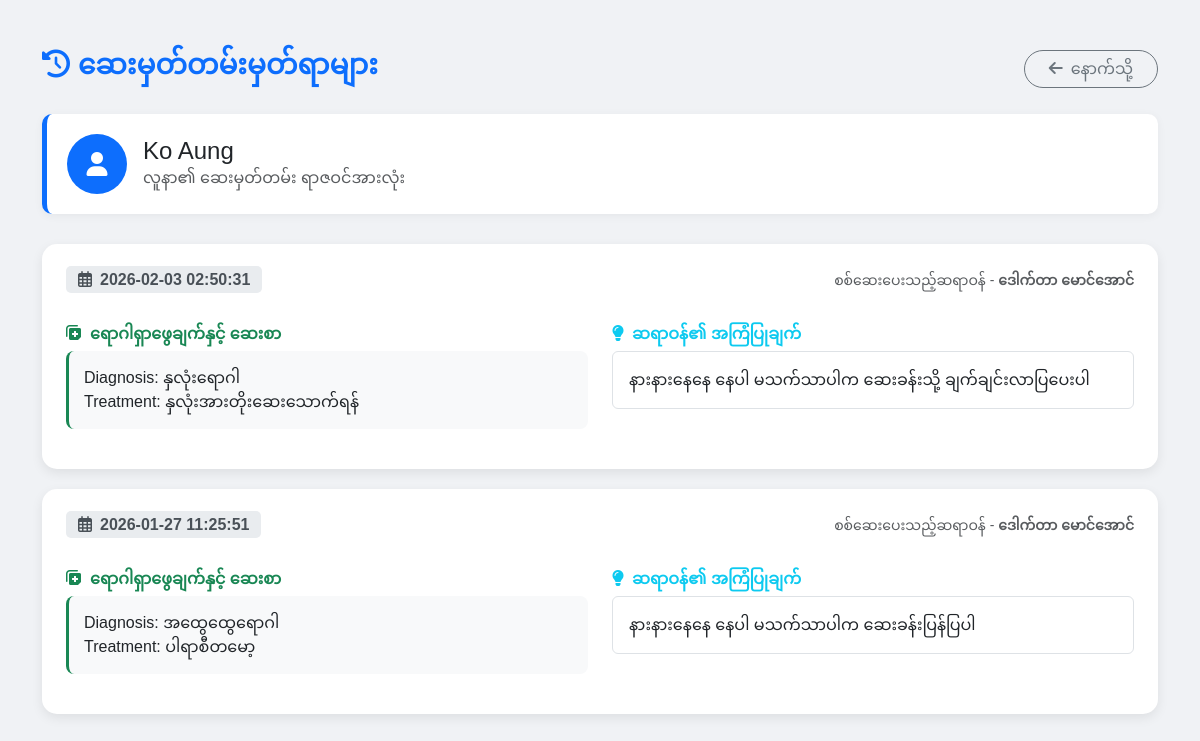
/doctor/view_records/11 (signed in), run on the app's committed database.
### tables this page shows
CREATE TABLE users (
    id INTEGER PRIMARY KEY AUTOINCREMENT,
    role TEXT NOT NULL CHECK(role IN ('admin', 'doctor', 'patient')),
    full_name TEXT NOT NULL,
    email TEXT NOT NULL UNIQUE,
    password_hash TEXT NOT NULL,
    city TEXT,
    created_at TEXT DEFAULT (datetime('now'))
, phone TEXT, specialty TEXT, status TEXT DEFAULT 'Available');

CREATE TABLE medical_records (
    id INTEGER PRIMARY KEY AUTOINCREMENT,
    patient_id INTEGER,
    summary TEXT,
    recommendation TEXT,
    date_created DATETIME, doctor_id INTEGER,
    FOREIGN KEY (patient_id) REFERENCES users (id)
);

### app.py (the view)
@app.route('/doctor/view_records/<int:patient_id>')
def view_patient_records(patient_id):
    if 'role' in session and session['role'] == 'doctor':
        conn = get_db_connection()
        patient = conn.execute('SELECT full_name FROM users WHERE id = ?', (patient_id,)).fetchone()
        records = conn.execute('''
            SELECT mr.summary, mr.recommendation, mr.date_created, u_doc.full_name as doctor_name
            FROM medical_records mr
            JOIN users u_doc ON mr.doctor_id = u_doc.id
            WHERE mr.patient_id = ?
            ORDER BY mr.date_created DESC
        ''', (patient_id,)).fetchall()
        conn.close()
        return render_template('view_records.html', records=records, patient=patient)
    return redirect(url_for('login_page'))

### app.py (called while the page is built)
def get_db_connection():
    conn = sqlite3.connect('Healthcare.db')
    conn.row_factory = sqlite3.Row
    return conn

### templates/view_records.html (shortened to what this page needs)
<!DOCTYPE html>
<html lang="my">
<head>
    <link href="https://cdn.jsdelivr.net/npm/bootstrap@5.3.0/dist/css/bootstrap.min.css" rel="stylesheet">
    <link rel="stylesheet" href="https://cdnjs.cloudflare.com/ajax/libs/font-awesome/6.0.0/css/all.min.css">
</head>
<body>
<div class="container py-5">
    <div class="d-flex justify-content-between align-items-center mb-4">
        <h3 class="fw-bold text-primary"><i class="fas fa-history me-2"></i>ဆေးမှတ်တမ်းမှတ်ရာများ</h3>
        <button onclick="window.history.back()" class="btn btn-outline-secondary rounded-pill px-4">
            <i class="fas fa-arrow-left me-2"></i>နောက်သို့
        </button>
    </div>
    <div class="patient-info-card d-flex align-items-center">
        <div class="rounded-circle bg-primary text-white d-flex align-items-center justify-content-center me-3" style="width: 60px; height: 60px; font-size: 24px;">
            <i class="fas fa-user"></i>
        </div>
        <div>
            <h4 class="mb-0">{{ patient.full_name }}</h4>
            <p class="text-muted mb-0">လူနာ၏ ဆေးမှတ်တမ်း ရာဇဝင်အားလုံး</p>
        </div>
    </div>
    <div class="row">
        {% for record in records %}
        <div class="col-12">
            <div class="card record-card p-4">
                <div class="d-flex justify-content-between align-items-start mb-3">
                    <div>
                        <span class="date-badge"><i class="far fa-calendar-alt me-2"></i>{{ record.date_created }}</span>
                    </div>
                    <div class="text-end text-muted">
                        <small>စစ်ဆေးပေးသည့်ဆရာဝန် - <strong>ဒေါက်တာ {{ record.doctor_name }}</strong></small>
                    </div>
                </div>
                <div class="row mt-3">
                    <div class="col-md-6 mb-3">
                        <h6 class="text-success fw-bold"><i class="fas fa-notes-medical me-2"></i>ရောဂါရှာဖွေချက်နှင့် ဆေးစာ</h6>
                        <div class="diagnosis-box">
                            {{ record.summary | replace('\n', '<br>') | safe }}
                        </div>
                    </div>
                    <div class="col-md-6">
                        <h6 class="text-info fw-bold"><i class="fas fa-lightbulb me-2"></i>ဆရာဝန်၏ အကြံပြုချက်</h6>
                        <p class="p-3 border rounded bg-white">
                            {{ record.recommendation }}
                        </p>
                    </div>
                </div>
            </div>
        </div>
        {% endfor %}
    </div>
</div>
</body>
</html>

### templates/view_records.html (style rules this page uses)
body { background-color: #f0f2f5; font-family: 'Pyidaungsu', sans-serif; }
.patient-info-card { background: white; border-left: 5px solid #0d6efd; border-radius: 10px; padding: 20px; margin-bottom: 30px; box-shadow: 0 2px 10px rgba(0,0,0,0.05); }
.record-card { background: white; border-radius: 15px; border: none; transition: transform 0.2s; margin-bottom: 20px; box-shadow: 0 4px 12px rgba(0,0,0,0.08); }
.date-badge { background-color: #e9ecef; color: #495057; font-weight: bold; border-radius: 5px; padding: 5px 12px; }
.diagnosis-box { background-color: #f8f9fa; border-radius: 8px; padding: 15px; border-left: 3px solid #198754; }

### data on the page
users: full_name "Ko Aung"
medical_records: date_created "2026-02-03 02:50:31", doctor_name "မောင်အောင်", summary "Diagnosis: နှလုံးရောဂါ Treatment: နှလုံးအားတိုးဆေးသောက်ရန်", recommendation "နားနားနေနေ နေပါ မသက်သာပါက ဆေးခန်းသို့ ချက်ချင်းလာပြပေးပါ"
medical_records: date_created "2026-01-27 11:25:51", doctor_name "မောင်အောင်", summary "Diagnosis: အထွေထွေရောဂါ Treatment: ပါရာစီတမော့", recommendation "နားနားနေနေ နေပါ မသက်သာပါက ဆေးခန်းပြန်ပြပါ"
